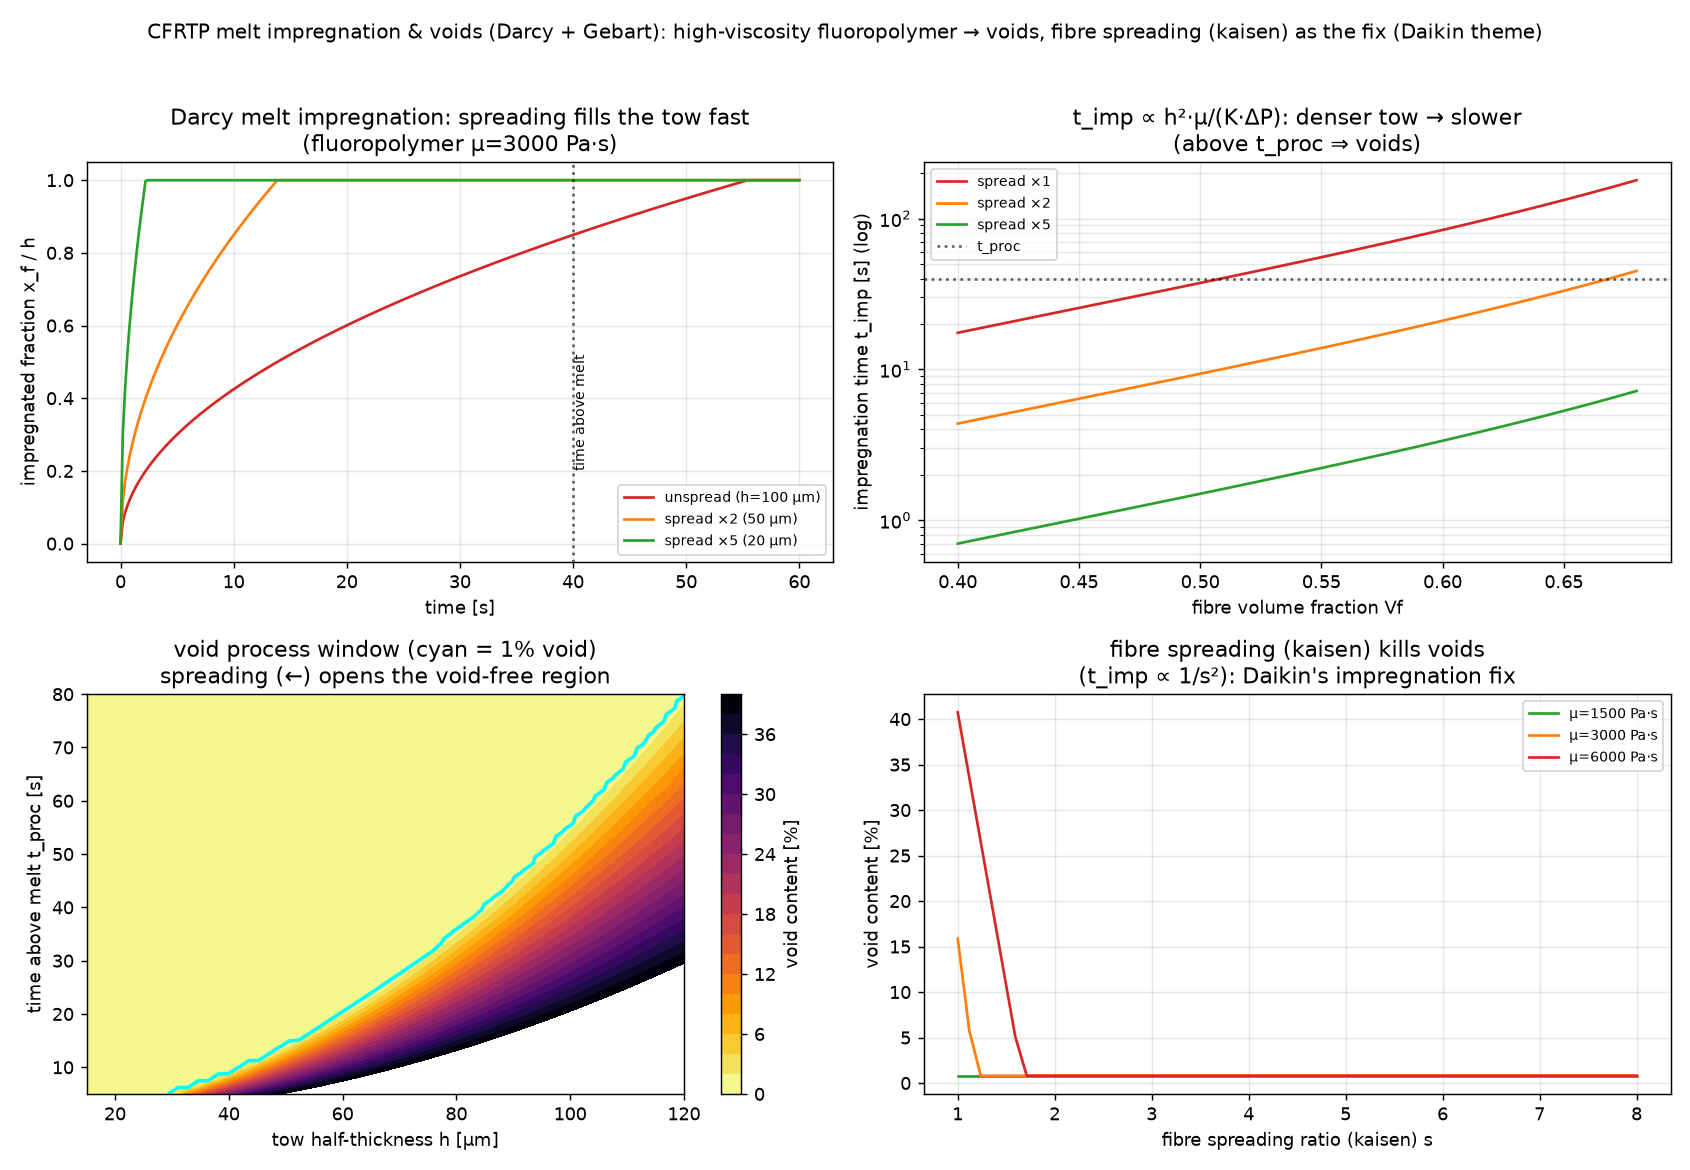

Write Python code to recreate this figure.
"""cfrtp_impregnation_void.py — melt IMPREGNATION & VOID model for CFRTP (Daikin theme,
research/MEMO_cfrp_residual_stress_collab.md, issue #2): fluoropolymer melts are very
viscous, so impregnating the carbon-fibre tow is hard and leaves VOIDS. Daikin's fix is
special carbon-fibre SPREADING (開繊), which thins the tow and slashes the impregnation
distance. This quantifies that with Darcy flow through the fibrous bed.

Physics (transverse Darcy impregnation of a fibre tow):
  * permeability K(Vf) from the Gebart transverse-flow model,
    K = C (sqrt(Va_max/Vf) - 1)^2.5 R_f^2,
  * 1-D Darcy flow front into the half-thickness h under press pressure dP:
    x_f(t) = sqrt(2 K dP t / (mu (1-Vf))),  so full impregnation takes
    t_imp = mu (1-Vf) h^2 / (2 K dP)  — it scales with h^2 and with the (huge) melt
    viscosity mu, and inversely with permeability and pressure,
  * fibre SPREADING (開繊) by a factor s thins the tow, h -> h/s, so t_imp -> t_imp/s^2
    (a quadratic win),
  * VOID content: if the time above melt t_proc < t_imp the tow is only partly
    impregnated (void ~ 1 - sqrt(t_proc/t_imp)), plus a pressure-reducible micro-void
    from trapped gas.

Validated: the Darcy front reaches the centreline exactly at t_imp (x_f(t_imp)=h) to
machine precision, and t_imp has the correct h^2 / (mu / (K dP)) scaling.

Shows: the impregnation front vs time for an unspread vs spread tow; impregnation time
vs fibre volume fraction (via K) and tow thickness; the void-content process window over
(tow thickness, time above melt); and void vs spreading ratio — the 開繊 benefit.

Honest scope: 1-D transverse Darcy, Gebart permeability, a reduced void model (no
capillary/dual-scale flow, no dissolved-gas kinetics); illustrative fluoropolymer-CFRTP
values. Physics is the substance; a process -> void surrogate would be the ML layer. No ML.

Run:  python3 cfrtp_impregnation_void.py     (writes cfrtp_impregnation_void.png)
      python3 cfrtp_impregnation_void.py --help
"""
from __future__ import annotations

import argparse

import numpy as np

SEED = 20260726
R_F = 3.5e-6           # carbon fibre radius [m]
VA_MAX = 0.9069        # max packing (hexagonal)
C_GEBART = 0.231       # Gebart transverse constant 16/(9 pi sqrt(6))
MU = 3000.0            # fluoropolymer melt viscosity [Pa.s] (very high)
DP = 1.0e6             # impregnation pressure [Pa]
H0 = 1.0e-4            # unspread tow half-thickness [m]
VF = 0.55             # fibre volume fraction
T_PROC = 40.0          # time available above the melt [s]


def permeability(vf):
    return C_GEBART * (np.sqrt(VA_MAX / vf) - 1.0) ** 2.5 * R_F ** 2


def t_impregnate(h, vf=VF, mu=MU, dp=DP):
    return mu * (1.0 - vf) * h ** 2 / (2.0 * permeability(vf) * dp)


def front(t, h, vf=VF, mu=MU, dp=DP):
    xf = np.sqrt(2.0 * permeability(vf) * dp * t / (mu * (1.0 - vf)))
    return np.minimum(xf, h)


def void_content(h, t_proc=T_PROC, vf=VF, mu=MU, dp=DP, micro=0.008):
    """Void = unimpregnated fraction (if impregnation not finished) + a pressure-reducible
    micro-void floor."""
    ti = t_impregnate(h, vf, mu, dp)
    unimp = np.where(t_proc < ti, 1.0 - np.sqrt(np.clip(t_proc / ti, 0, 1)), 0.0)
    mv = micro * (1e6 / dp)                         # micro-void shrinks with pressure
    return unimp + mv


def main():
    ap = argparse.ArgumentParser(description=__doc__,
                                 formatter_class=argparse.RawDescriptionHelpFormatter)
    ap.add_argument("--out", type=str, default="cfrtp_impregnation_void.png")
    args = ap.parse_args()
    np.random.seed(SEED)

    ti_full = t_impregnate(H0)
    xf_end = front(ti_full, H0)
    print(f"[validate] Darcy front reaches centreline at t_imp: x_f(t_imp)/h = "
          f"{xf_end/H0:.6f} (should be 1)")
    print(f"CFRTP melt impregnation (mu={MU:.0f} Pa.s, dP={DP/1e6:.1f} MPa, Vf={VF}):")
    print(f"  unspread tow h={H0*1e6:.0f} um -> t_imp {ti_full:.1f} s "
          f"(t_proc {T_PROC:.0f} s -> void {void_content(H0)*100:.1f}%)")
    for s in (2, 3, 5):
        hs = H0 / s
        print(f"  spread x{s} (h={hs*1e6:.0f} um) -> t_imp {t_impregnate(hs):.1f} s, "
              f"void {void_content(hs)*100:.2f}%")

    _plot(args.out)
    print(f"wrote {args.out}")


def _plot(out):
    import matplotlib
    matplotlib.use("Agg")
    import matplotlib.pyplot as plt
    fig, ax = plt.subplots(2, 2, figsize=(13, 9))

    # impregnation front vs time: unspread vs spread
    t = np.linspace(0, 60, 300)
    for s, lab, c in [(1, "unspread (h=100 µm)", "#d62728"),
                      (2, "spread ×2 (50 µm)", "#ff7f0e"),
                      (5, "spread ×5 (20 µm)", "#2ca02c")]:
        h = H0 / s
        ax[0, 0].plot(t, front(t, h) / h, "-", color=c, label=lab)
    ax[0, 0].axvline(T_PROC, color="k", ls=":", alpha=0.6)
    ax[0, 0].annotate("time above melt", (T_PROC, 0.2), fontsize=8, rotation=90, va="bottom")
    ax[0, 0].set_xlabel("time [s]"); ax[0, 0].set_ylabel("impregnated fraction x_f / h")
    ax[0, 0].set_title("Darcy melt impregnation: spreading fills the tow fast\n(fluoropolymer μ=3000 Pa·s)")
    ax[0, 0].legend(fontsize=8); ax[0, 0].grid(True, alpha=0.3)

    # impregnation time vs fibre volume fraction, several thicknesses
    vf = np.linspace(0.40, 0.68, 60)
    for s, c in [(1, "#d62728"), (2, "#ff7f0e"), (5, "#2ca02c")]:
        ti = np.array([t_impregnate(H0 / s, v) for v in vf])
        ax[0, 1].semilogy(vf, ti, "-", color=c, label=f"spread ×{s}")
    ax[0, 1].axhline(T_PROC, color="k", ls=":", alpha=0.6, label="t_proc")
    ax[0, 1].set_xlabel("fibre volume fraction Vf"); ax[0, 1].set_ylabel("impregnation time t_imp [s] (log)")
    ax[0, 1].set_title("t_imp ∝ h²·μ/(K·ΔP): denser tow → slower\n(above t_proc ⇒ voids)")
    ax[0, 1].legend(fontsize=8); ax[0, 1].grid(True, which="both", alpha=0.3)

    # void process window over (tow thickness, time above melt)
    hh = np.linspace(15e-6, 120e-6, 60); tp = np.linspace(5, 80, 60)
    HH, TP = np.meshgrid(hh, tp)
    V = np.vectorize(lambda h, t: void_content(h, t))(HH, TP) * 100
    cs = ax[1, 0].contourf(HH * 1e6, TP, V, levels=np.linspace(0, 40, 21), cmap="inferno_r")
    fig.colorbar(cs, ax=ax[1, 0], label="void content [%]")
    ax[1, 0].contour(HH * 1e6, TP, V, levels=[1.0], colors="cyan", linewidths=2)
    ax[1, 0].set_xlabel("tow half-thickness h [µm]"); ax[1, 0].set_ylabel("time above melt t_proc [s]")
    ax[1, 0].set_title("void process window (cyan = 1% void)\nspreading (←) opens the void-free region")

    # void vs spreading ratio for a few viscosities
    sr = np.linspace(1, 8, 60)
    for mu, c in [(1500, "#2ca02c"), (3000, "#ff7f0e"), (6000, "#d62728")]:
        vv = np.array([void_content(H0 / s, mu=mu) for s in sr]) * 100
        ax[1, 1].plot(sr, vv, "-", color=c, label=f"μ={mu} Pa·s")
    ax[1, 1].set_xlabel("fibre spreading ratio (kaisen) s"); ax[1, 1].set_ylabel("void content [%]")
    ax[1, 1].set_title("fibre spreading (kaisen) kills voids\n(t_imp ∝ 1/s²): Daikin's impregnation fix")
    ax[1, 1].legend(fontsize=8); ax[1, 1].grid(True, alpha=0.3)

    fig.suptitle("CFRTP melt impregnation & voids (Darcy + Gebart): high-viscosity fluoropolymer "
                 "→ voids, fibre spreading (kaisen) as the fix (Daikin theme)", fontsize=11)
    fig.tight_layout(rect=[0, 0, 1, 0.96])
    fig.savefig(out, dpi=130)


if __name__ == "__main__":
    main()
